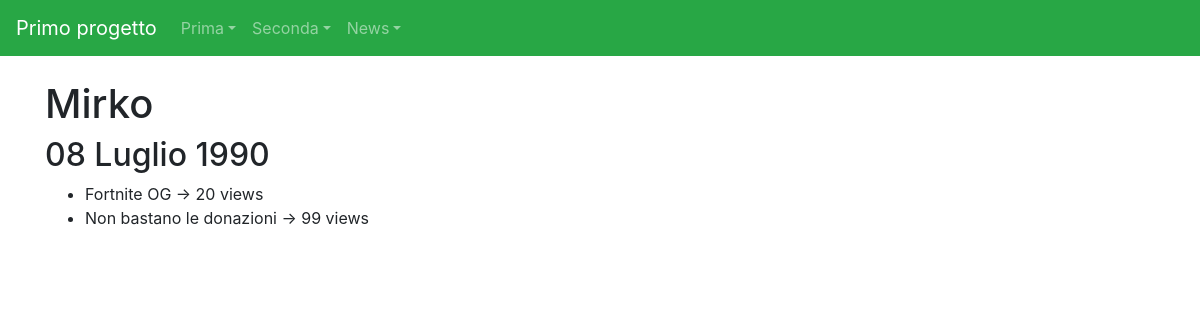
Screenshot of /news/giornalisti/8 with the database file from the repository.
### news/models.py (models this page shows, shortened)
class Giornalista(models.Model):
    nome = models.CharField(max_length = 20)
    cognome = models.CharField(max_length = 20)
    anno_di_nascita = models.DateField(blank = True)
    class Meta:
        verbose_name = "Giornalista"
        verbose_name_plural = "Giornalisti"

class Articolo(models.Model):
    titolo = models.CharField(max_length = 100)
    contenuto = models.TextField()
    giornalista = models.ForeignKey(Giornalista, on_delete = models.CASCADE, related_name = "articoli")
    data = models.DateField(auto_now = True, blank = True)
    visualizzazioni = models.IntegerField(default = 0, blank = True)
    class Meta:
        verbose_name = "Articolo"
        verbose_name_plural = "Articoli"

### news/views.py (the view)
# urls.py: path("giornalisti/<int:pk>", giornalistaDetailView, name = "giornalista_detail"),
def giornalistaDetailView(request, pk):
    giornalista = get_object_or_404(Giornalista, pk = pk)
    context = {"giornalista":giornalista,
                "articoli_scritti": Articolo.objects.filter(giornalista__cognome = giornalista.cognome)
               }
    return render(request, "giornalista_detail.html", context)

### news/templates/giornalista_detail.html (shortened to what this page needs)
{% extends "base.html"%}
{%block content%}
    <h1>{{giornalista.nome}}</h1>
    <h2>{{giornalista.anno_di_nascita}}</h2>
    <ul>
        {% for articolo in articoli_scritti %}
            <li>{{articolo.titolo}} -> {{articolo.visualizzazioni}} views</li>
        {% endfor %}
    </ul>
{%endblock content%}

### rows the page displays
Giornalista: nome "Mirko", anno_di_nascita "08 Luglio 1990"
Articolo: titolo "Fortnite OG", visualizzazioni "20"
Articolo: titolo "Non bastano le donazioni", visualizzazioni "99"
